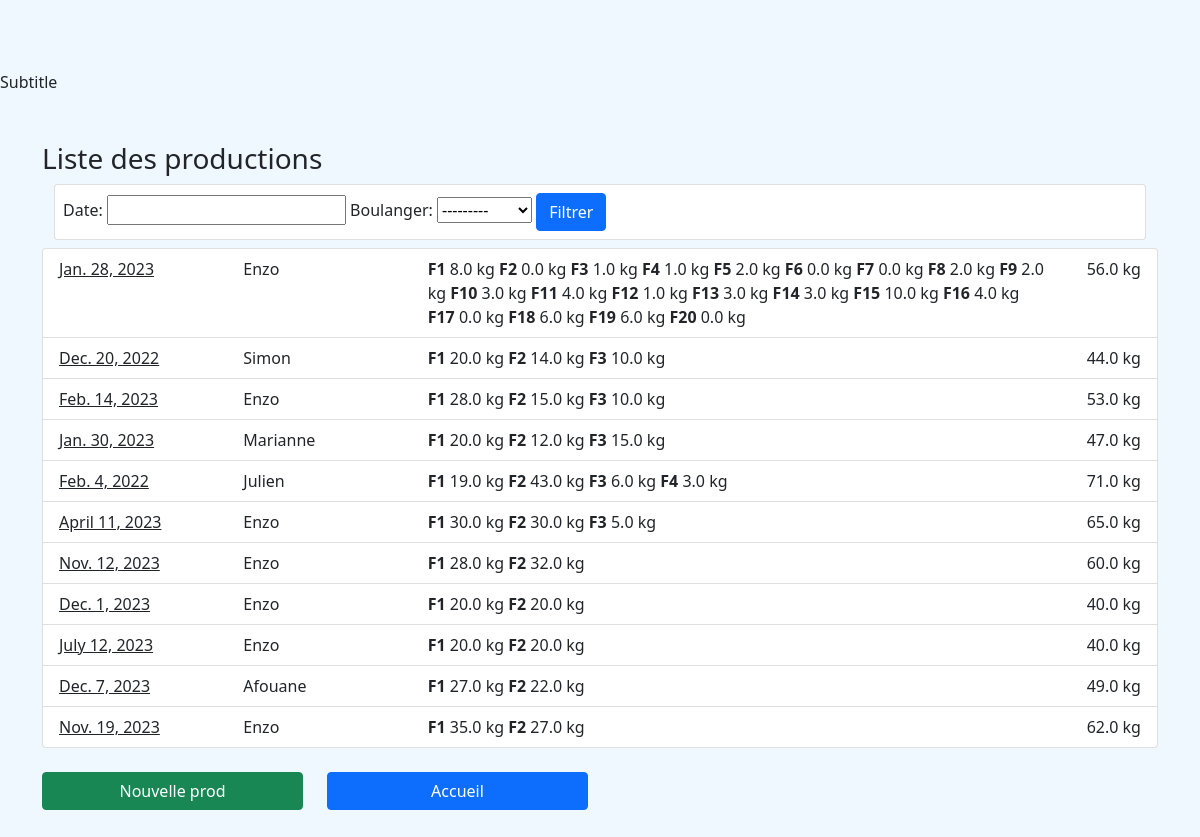
Before: /prod/prodlist/ with the older database file.
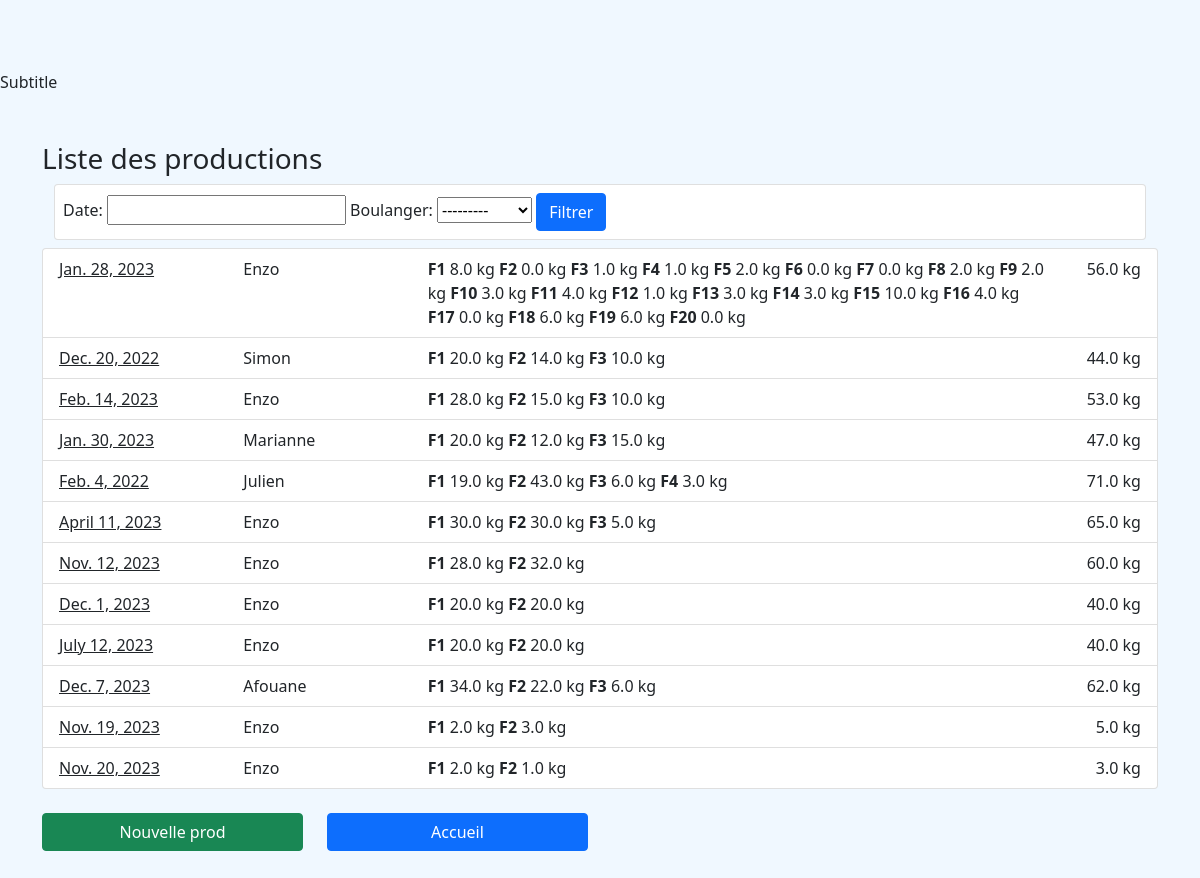
After: the same page with the newer database file.
### prod/models.py (models this page shows, shortened)
class Prod(models.Model):
    date = models.DateField(unique=True)
    boulanger = models.CharField(
        max_length=100, default="", null="", choices=boulanger_list
    )
    def get_absolute_url(self):
        return reverse("prod:prod_detail", kwargs={"pk": self.pk})
    @property
    def total_sum(self):
        childs = Data.objects.filter(prod_id=self)
        total = sum([c.total for c in childs])
        return total

class Data(models.Model):
    prod_id = models.ForeignKey(Prod, on_delete=models.CASCADE)
    T80 = models.FloatField(default=0)
    BuchNat = models.FloatField(default=0)
    BuchMG = models.FloatField(default=0)
    BuchRN = models.FloatField(default=0)
    BuchNoix = models.FloatField(
        default=0,
    )
    RizSar = models.FloatField(
        default=0,
    )
    PetEp = models.FloatField(
        default=0,
    )
    Brioche = models.FloatField(
        default=0,
    )
    Cookies = models.IntegerField(default=0)
    @property
    def total(self):
        return (
            self.T80
            + self.BuchNat
            + self.BuchMG
            + self.BuchRN
            + self.BuchNoix
            + self.RizSar
            + self.PetEp
            + self.Brioche
        )

### prod/views.py (the view)
# urls.py: path("prodlist/", views.ProdListView.as_view(), name="list_prod"),
class ProdListView(ListView):
    model = Prod
    template_name = "prod_list.html"
    def get_context_data(self, **kwargs):
        context = super(ProdListView, self).get_context_data(**kwargs)
        prodFilter = ProdFilter(self.request.GET, queryset=context["prod_list"])
        prod_list = prodFilter.qs
        context["prodFilter"] = prodFilter
        context["prod_list"] = prod_list
        return context

### templates/prod_list.html
{% extends 'base.html' %} {% block title %}Productions{% endblock %}
{% block content %}
<h1 class="h3">Liste des productions</h1>
<div id="searchbar_div">
  <div class="container mb-2">
    <div class="row">
      <div class="col">
        <div class="card card_body p-2">
          <form method="get">
            {{ prodFilter.form }}
            <button class="btn btn-primary" type="submit">Filtrer</button>
          </form>
        </div>
      </div>
    </div>
  </div>
</div>
{% if prod_list %}
<ul class="list-group">
  {% for prod in prod_list %}
  <li class="list-group-item">
    <div class="row">
      <div class="col-2">
        <a class="text-reset" href="{{ prod.get_absolute_url }}"
          >{{ prod.date }}
        </a>
      </div>
      <div class="col-2">{{ prod.boulanger }}</div>
      <div class="col-7">
        {% for data in prod.data_set.all%}
        <strong>F{{forloop.counter}}</strong> {{data.total}} kg {% endfor %}
      </div>
      <div class="col-1 text-end">{{ prod.total_sum}} kg</div>
    </div>
  </li>
  {% endfor %}
</ul>
{% else %}
<p>There are no prod to display.</p>
{% endif %}
<div class="row mt-4" id="button-row">
  <div class="col-3">
    <a
      href="{% url 'prod:add_prod' %}"
      role="button"
      class="btn btn-success w-100"
      >Nouvelle prod</a
    >
  </div>
  <div class="col-3">
    <a href="{% url 'prod:home' %}" role="button" class="btn btn-primary w-100"
      >Accueil</a
    >
  </div>
</div>
{% endblock content %}

Changed rows visible on the page:
changed through a linked row, Prod "Dec. 7, 2023": total_sum "49.0" → "62.0"
changed Data (number 43 of 49 on the later page): total "27.0" → "34.0"
added Data: total "6.0", shown under Prod "Dec. 7, 2023"
changed through a linked row, Prod "Nov. 19, 2023": total_sum "62.0" → "5.0"
changed Data (number 46 of 49 on the later page): total "35.0" → "2.0"
changed Data (number 47 of 49 on the later page): total "27.0" → "3.0"
added Prod: date "Nov. 20, 2023", boulanger "Enzo", total_sum "3.0"
added Data: total "2.0", shown under "Nov. 20, 2023"
added Data: total "1.0", shown under "Nov. 20, 2023"
